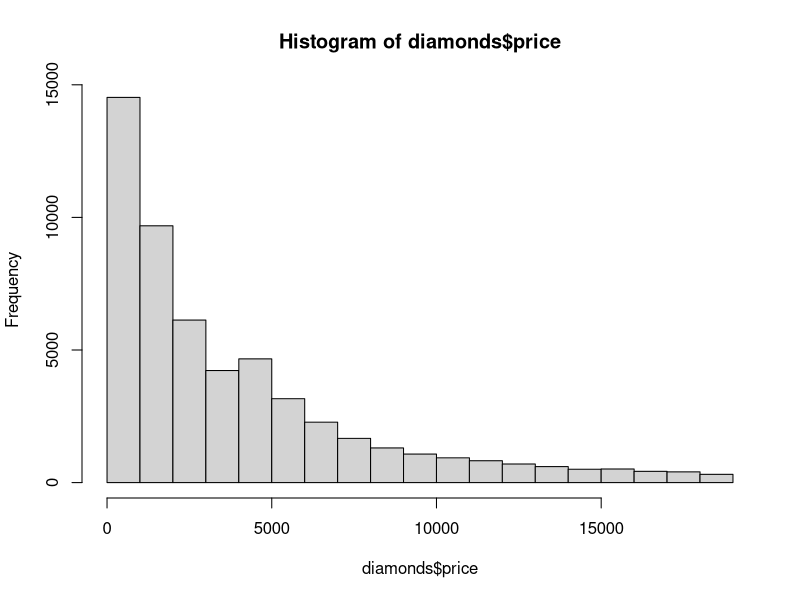
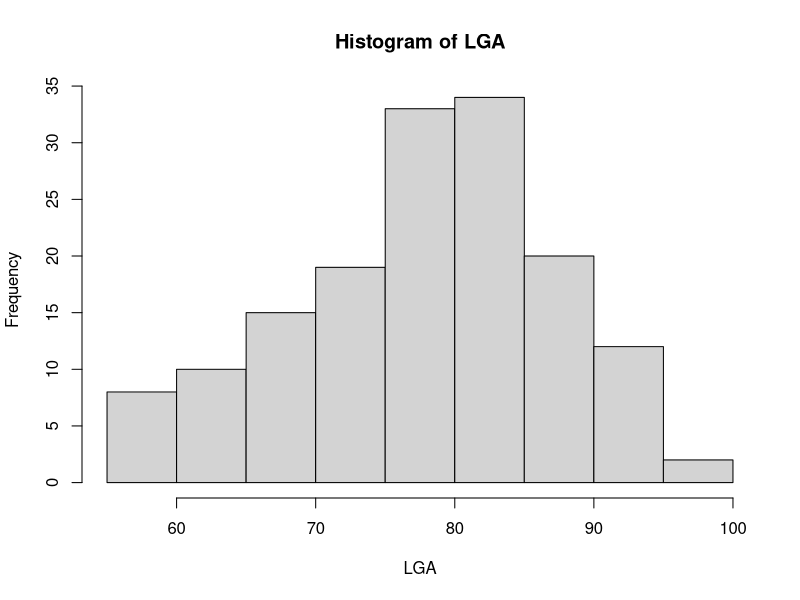
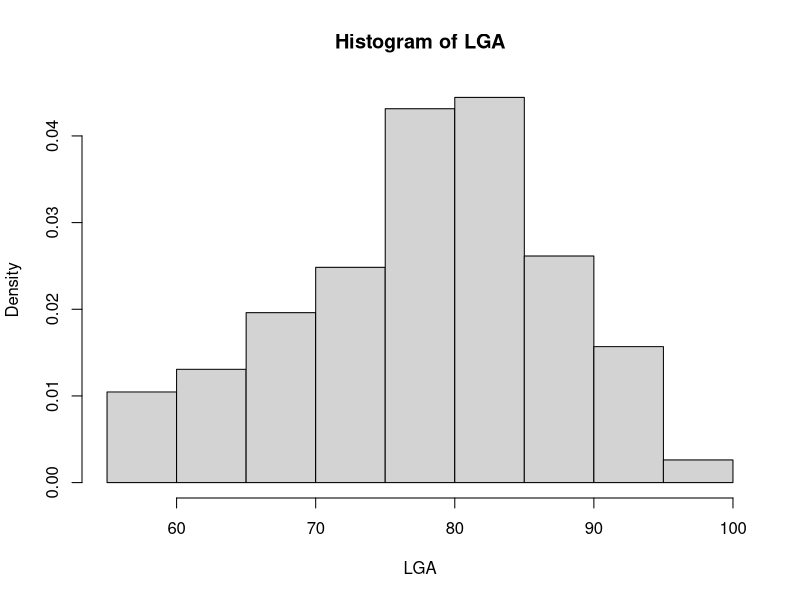

These charts were generated, in order, by the following R code:
grades <- c(75, 84, 81, 86, 62, 91, 77, 95, 98, 88, 77, 73, 81)
stem(grades)

library(ggplot2)
data(diamonds) # use diamonds data set
table(diamonds$color) # frequency table of discrete variables

hist(diamonds$price) # histogram of continuous variables

LGA <- c(67, 72, 74, 62, 56, 66, 65, 59, 61, 69, 74, 69, 66, 68, 58, 64, 66, 57, 68, 62, 59, 73, 61, 61, 57, 58, 57, 67, 81, 79, 76, 78, 74, 67, 84, 85, 79, 82, 87, 90, 87, 93, 92, 82, 80, 79, 77, 72, 65, 73, 76, 77, 76, 76, 76, 75, 78, 73, 80, 77, 83, 84, 85, 81, 84, 83, 83, 88, 92, 92, 89, 82, 73, 81, 91,  80, 81, 82, 84, 87, 85, 74, 81, 82, 86, 85, 82, 86, 88, 86, 83, 81, 81, 81, 82, 86, 85, 87, 89, 90,  90, 92, 86, 86, 82, 80, 79, 77, 79, 76, 78, 78, 77, 72, 75, 79, 81, 86, 88, 97, 94, 96, 94, 91, 92, 93, 93, 87, 84, 80, 78, 75, 73, 81, 76, 77, 71, 71, 78, 67, 76, 68, 82, 64, 71, 81, 69, 63, 70, 77,  75, 76, 68)
hist(LGA, freq=TRUE) # freq histogram
hist(LGA, freq=FALSE) # density histogram

summary(LGA) # gives minimum, first quartile, median, mean, third quartile and maximum of a sample
